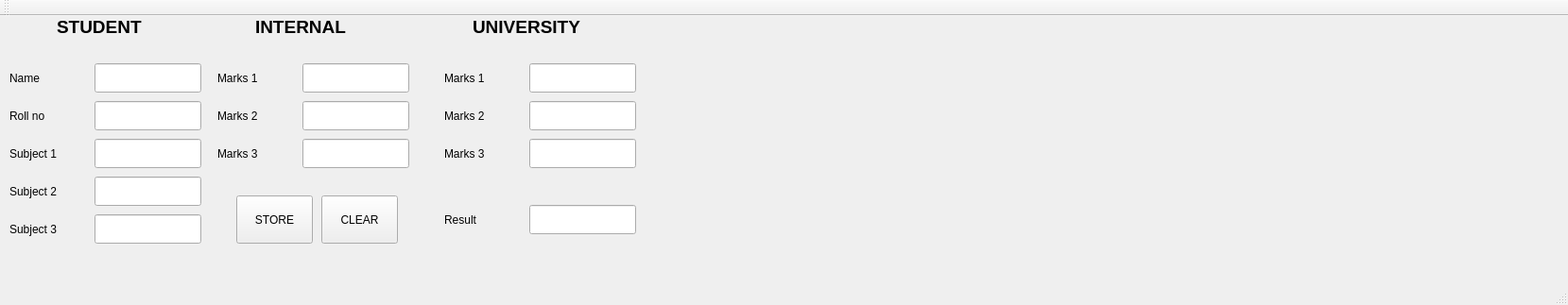
<?xml version="1.0" encoding="UTF-8"?>
<ui version="4.0">
 <class>MainWindow</class>
 <widget class="QMainWindow" name="MainWindow">
  <property name="geometry">
   <rect>
    <x>0</x>
    <y>0</y>
    <width>1659</width>
    <height>323</height>
   </rect>
  </property>
  <property name="windowTitle">
   <string>MainWindow</string>
  </property>
  <widget class="QWidget" name="centralWidget">
   <widget class="QLineEdit" name="lineEdit">
    <property name="geometry">
     <rect>
      <x>100</x>
      <y>50</y>
      <width>113</width>
      <height>31</height>
     </rect>
    </property>
   </widget>
   <widget class="QLabel" name="label">
    <property name="geometry">
     <rect>
      <x>10</x>
      <y>50</y>
      <width>81</width>
      <height>31</height>
     </rect>
    </property>
    <property name="text">
     <string>Name</string>
    </property>
   </widget>
   <widget class="QLabel" name="label_2">
    <property name="geometry">
     <rect>
      <x>10</x>
      <y>90</y>
      <width>81</width>
      <height>31</height>
     </rect>
    </property>
    <property name="text">
     <string>Roll no </string>
    </property>
   </widget>
   <widget class="QLineEdit" name="lineEdit_2">
    <property name="geometry">
     <rect>
      <x>100</x>
      <y>90</y>
      <width>113</width>
      <height>31</height>
     </rect>
    </property>
   </widget>
   <widget class="QLabel" name="label_3">
    <property name="geometry">
     <rect>
      <x>10</x>
      <y>130</y>
      <width>81</width>
      <height>31</height>
     </rect>
    </property>
    <property name="text">
     <string>Subject 1</string>
    </property>
   </widget>
   <widget class="QLineEdit" name="lineEdit_3">
    <property name="geometry">
     <rect>
      <x>100</x>
      <y>130</y>
      <width>113</width>
      <height>31</height>
     </rect>
    </property>
   </widget>
   <widget class="QLabel" name="label_4">
    <property name="geometry">
     <rect>
      <x>10</x>
      <y>170</y>
      <width>81</width>
      <height>31</height>
     </rect>
    </property>
    <property name="text">
     <string>Subject 2</string>
    </property>
   </widget>
   <widget class="QLineEdit" name="lineEdit_4">
    <property name="geometry">
     <rect>
      <x>100</x>
      <y>170</y>
      <width>113</width>
      <height>31</height>
     </rect>
    </property>
    <property name="text">
     <string/>
    </property>
   </widget>
   <widget class="QLabel" name="label_5">
    <property name="geometry">
     <rect>
      <x>10</x>
      <y>210</y>
      <width>81</width>
      <height>31</height>
     </rect>
    </property>
    <property name="text">
     <string>Subject 3</string>
    </property>
   </widget>
   <widget class="QLineEdit" name="lineEdit_5">
    <property name="geometry">
     <rect>
      <x>100</x>
      <y>210</y>
      <width>113</width>
      <height>31</height>
     </rect>
    </property>
    <property name="text">
     <string/>
    </property>
   </widget>
   <widget class="QLineEdit" name="lineEdit_6">
    <property name="geometry">
     <rect>
      <x>320</x>
      <y>50</y>
      <width>113</width>
      <height>31</height>
     </rect>
    </property>
    <property name="text">
     <string/>
    </property>
   </widget>
   <widget class="QLabel" name="label_6">
    <property name="geometry">
     <rect>
      <x>230</x>
      <y>50</y>
      <width>81</width>
      <height>31</height>
     </rect>
    </property>
    <property name="text">
     <string>Marks 1</string>
    </property>
   </widget>
   <widget class="QLabel" name="label_7">
    <property name="geometry">
     <rect>
      <x>230</x>
      <y>130</y>
      <width>81</width>
      <height>31</height>
     </rect>
    </property>
    <property name="text">
     <string>Marks 3</string>
    </property>
   </widget>
   <widget class="QLineEdit" name="lineEdit_7">
    <property name="geometry">
     <rect>
      <x>320</x>
      <y>90</y>
      <width>113</width>
      <height>31</height>
     </rect>
    </property>
    <property name="text">
     <string/>
    </property>
   </widget>
   <widget class="QLineEdit" name="lineEdit_8">
    <property name="geometry">
     <rect>
      <x>320</x>
      <y>130</y>
      <width>113</width>
      <height>31</height>
     </rect>
    </property>
   </widget>
   <widget class="QLabel" name="label_8">
    <property name="geometry">
     <rect>
      <x>230</x>
      <y>90</y>
      <width>81</width>
      <height>31</height>
     </rect>
    </property>
    <property name="text">
     <string>Marks 2</string>
    </property>
   </widget>
   <widget class="QLabel" name="label_9">
    <property name="geometry">
     <rect>
      <x>470</x>
      <y>130</y>
      <width>81</width>
      <height>31</height>
     </rect>
    </property>
    <property name="text">
     <string>Marks 3</string>
    </property>
   </widget>
   <widget class="QLineEdit" name="lineEdit_9">
    <property name="geometry">
     <rect>
      <x>560</x>
      <y>50</y>
      <width>113</width>
      <height>31</height>
     </rect>
    </property>
    <property name="text">
     <string/>
    </property>
   </widget>
   <widget class="QLineEdit" name="lineEdit_10">
    <property name="geometry">
     <rect>
      <x>560</x>
      <y>90</y>
      <width>113</width>
      <height>31</height>
     </rect>
    </property>
    <property name="text">
     <string/>
    </property>
   </widget>
   <widget class="QLabel" name="label_10">
    <property name="geometry">
     <rect>
      <x>470</x>
      <y>90</y>
      <width>81</width>
      <height>31</height>
     </rect>
    </property>
    <property name="text">
     <string>Marks 2</string>
    </property>
   </widget>
   <widget class="QLineEdit" name="lineEdit_11">
    <property name="geometry">
     <rect>
      <x>560</x>
      <y>130</y>
      <width>113</width>
      <height>31</height>
     </rect>
    </property>
   </widget>
   <widget class="QLabel" name="label_11">
    <property name="geometry">
     <rect>
      <x>470</x>
      <y>50</y>
      <width>81</width>
      <height>31</height>
     </rect>
    </property>
    <property name="text">
     <string>Marks 1</string>
    </property>
   </widget>
   <widget class="QLabel" name="label_12">
    <property name="geometry">
     <rect>
      <x>470</x>
      <y>200</y>
      <width>81</width>
      <height>31</height>
     </rect>
    </property>
    <property name="text">
     <string>Result</string>
    </property>
   </widget>
   <widget class="QLineEdit" name="lineEdit_12">
    <property name="geometry">
     <rect>
      <x>560</x>
      <y>200</y>
      <width>113</width>
      <height>31</height>
     </rect>
    </property>
    <property name="text">
     <string/>
    </property>
   </widget>
   <widget class="QLabel" name="label_13">
    <property name="geometry">
     <rect>
      <x>60</x>
      <y>0</y>
      <width>91</width>
      <height>21</height>
     </rect>
    </property>
    <property name="text">
     <string>&lt;html&gt;&lt;head/&gt;&lt;body&gt;&lt;p&gt;&lt;span style=&quot; font-size:14pt; font-weight:600;&quot;&gt;STUDENT&lt;/span&gt;&lt;/p&gt;&lt;/body&gt;&lt;/html&gt;</string>
    </property>
   </widget>
   <widget class="QLabel" name="label_14">
    <property name="geometry">
     <rect>
      <x>270</x>
      <y>0</y>
      <width>101</width>
      <height>21</height>
     </rect>
    </property>
    <property name="text">
     <string>&lt;html&gt;&lt;head/&gt;&lt;body&gt;&lt;p&gt;&lt;span style=&quot; font-size:14pt; font-weight:600;&quot;&gt;INTERNAL&lt;/span&gt;&lt;/p&gt;&lt;/body&gt;&lt;/html&gt;</string>
    </property>
   </widget>
   <widget class="QLabel" name="label_15">
    <property name="geometry">
     <rect>
      <x>500</x>
      <y>0</y>
      <width>121</width>
      <height>21</height>
     </rect>
    </property>
    <property name="text">
     <string>&lt;html&gt;&lt;head/&gt;&lt;body&gt;&lt;p&gt;&lt;span style=&quot; font-size:14pt; font-weight:600;&quot;&gt;UNIVERSITY&lt;/span&gt;&lt;/p&gt;&lt;/body&gt;&lt;/html&gt;</string>
    </property>
   </widget>
   <widget class="QPushButton" name="pushButton">
    <property name="geometry">
     <rect>
      <x>250</x>
      <y>190</y>
      <width>81</width>
      <height>51</height>
     </rect>
    </property>
    <property name="text">
     <string>STORE</string>
    </property>
   </widget>
   <widget class="QPushButton" name="pushButton_2">
    <property name="geometry">
     <rect>
      <x>340</x>
      <y>190</y>
      <width>81</width>
      <height>51</height>
     </rect>
    </property>
    <property name="text">
     <string>CLEAR</string>
    </property>
   </widget>
  </widget>
  <widget class="QMenuBar" name="menuBar">
   <property name="geometry">
    <rect>
     <x>0</x>
     <y>0</y>
     <width>1659</width>
     <height>29</height>
    </rect>
   </property>
  </widget>
  <widget class="QToolBar" name="mainToolBar">
   <attribute name="toolBarArea">
    <enum>TopToolBarArea</enum>
   </attribute>
   <attribute name="toolBarBreak">
    <bool>false</bool>
   </attribute>
  </widget>
  <widget class="QStatusBar" name="statusBar"/>
 </widget>
 <layoutdefault spacing="6" margin="11"/>
 <tabstops>
  <tabstop>lineEdit</tabstop>
  <tabstop>lineEdit_2</tabstop>
  <tabstop>lineEdit_3</tabstop>
  <tabstop>lineEdit_4</tabstop>
  <tabstop>lineEdit_5</tabstop>
  <tabstop>lineEdit_6</tabstop>
  <tabstop>lineEdit_7</tabstop>
  <tabstop>lineEdit_8</tabstop>
  <tabstop>lineEdit_9</tabstop>
  <tabstop>lineEdit_10</tabstop>
  <tabstop>lineEdit_11</tabstop>
  <tabstop>pushButton</tabstop>
  <tabstop>pushButton_2</tabstop>
  <tabstop>lineEdit_12</tabstop>
 </tabstops>
 <resources/>
 <connections/>
</ui>
